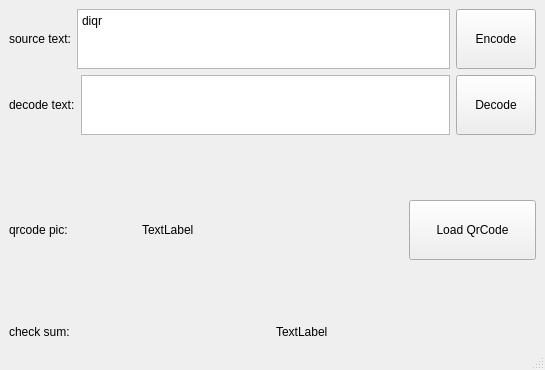
<?xml version="1.0" encoding="UTF-8"?>
<ui version="4.0">
 <class>MainWindow</class>
 <widget class="QMainWindow" name="MainWindow">
  <property name="geometry">
   <rect>
    <x>0</x>
    <y>0</y>
    <width>545</width>
    <height>370</height>
   </rect>
  </property>
  <property name="windowTitle">
   <string>MainWindow</string>
  </property>
  <widget class="QWidget" name="centralwidget">
   <layout class="QVBoxLayout" name="verticalLayout">
    <item>
     <layout class="QHBoxLayout" name="horizontalLayout">
      <item>
       <widget class="QLabel" name="label">
        <property name="text">
         <string>source text:</string>
        </property>
       </widget>
      </item>
      <item>
       <widget class="QPlainTextEdit" name="plainTextEdit">
        <property name="sizePolicy">
         <sizepolicy hsizetype="Expanding" vsizetype="Preferred">
          <horstretch>0</horstretch>
          <verstretch>0</verstretch>
         </sizepolicy>
        </property>
        <property name="minimumSize">
         <size>
          <width>0</width>
          <height>0</height>
         </size>
        </property>
        <property name="maximumSize">
         <size>
          <width>16777215</width>
          <height>60</height>
         </size>
        </property>
        <property name="plainText">
         <string>diqr</string>
        </property>
       </widget>
      </item>
      <item>
       <widget class="QPushButton" name="pushButton">
        <property name="sizePolicy">
         <sizepolicy hsizetype="Minimum" vsizetype="Fixed">
          <horstretch>0</horstretch>
          <verstretch>0</verstretch>
         </sizepolicy>
        </property>
        <property name="minimumSize">
         <size>
          <width>0</width>
          <height>60</height>
         </size>
        </property>
        <property name="text">
         <string>Encode</string>
        </property>
       </widget>
      </item>
     </layout>
    </item>
    <item>
     <layout class="QHBoxLayout" name="horizontalLayout_4">
      <item>
       <widget class="QLabel" name="label_7">
        <property name="text">
         <string>decode text:</string>
        </property>
       </widget>
      </item>
      <item>
       <widget class="QPlainTextEdit" name="plainTextEdit_2">
        <property name="sizePolicy">
         <sizepolicy hsizetype="Expanding" vsizetype="Preferred">
          <horstretch>0</horstretch>
          <verstretch>0</verstretch>
         </sizepolicy>
        </property>
        <property name="minimumSize">
         <size>
          <width>0</width>
          <height>0</height>
         </size>
        </property>
        <property name="maximumSize">
         <size>
          <width>16777215</width>
          <height>60</height>
         </size>
        </property>
        <property name="plainText">
         <string/>
        </property>
       </widget>
      </item>
      <item>
       <widget class="QPushButton" name="pushButton_2">
        <property name="sizePolicy">
         <sizepolicy hsizetype="Minimum" vsizetype="Fixed">
          <horstretch>0</horstretch>
          <verstretch>0</verstretch>
         </sizepolicy>
        </property>
        <property name="minimumSize">
         <size>
          <width>0</width>
          <height>60</height>
         </size>
        </property>
        <property name="text">
         <string>Decode</string>
        </property>
       </widget>
      </item>
     </layout>
    </item>
    <item>
     <layout class="QHBoxLayout" name="horizontalLayout_2">
      <item>
       <widget class="QLabel" name="label_2">
        <property name="text">
         <string>qrcode pic:</string>
        </property>
       </widget>
      </item>
      <item>
       <widget class="QLabel" name="label_3">
        <property name="sizePolicy">
         <sizepolicy hsizetype="Preferred" vsizetype="Expanding">
          <horstretch>0</horstretch>
          <verstretch>0</verstretch>
         </sizepolicy>
        </property>
        <property name="text">
         <string>TextLabel</string>
        </property>
       </widget>
      </item>
      <item>
       <widget class="QLabel" name="label_6">
        <property name="text">
         <string/>
        </property>
       </widget>
      </item>
      <item>
       <widget class="QPushButton" name="pushButton_3">
        <property name="maximumSize">
         <size>
          <width>16777215</width>
          <height>60</height>
         </size>
        </property>
        <property name="text">
         <string>Load QrCode</string>
        </property>
       </widget>
      </item>
     </layout>
    </item>
    <item>
     <layout class="QHBoxLayout" name="horizontalLayout_3">
      <item>
       <widget class="QLabel" name="label_4">
        <property name="text">
         <string>check sum:</string>
        </property>
       </widget>
      </item>
      <item>
       <widget class="QLabel" name="label_5">
        <property name="text">
         <string>TextLabel</string>
        </property>
       </widget>
      </item>
     </layout>
    </item>
   </layout>
  </widget>
  <widget class="QMenuBar" name="menubar">
   <property name="geometry">
    <rect>
     <x>0</x>
     <y>0</y>
     <width>545</width>
     <height>29</height>
    </rect>
   </property>
  </widget>
  <widget class="QStatusBar" name="statusbar"/>
 </widget>
 <resources/>
 <connections/>
</ui>
